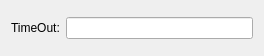
<?xml version="1.0" encoding="UTF-8"?>
<ui version="4.0">
 <class>GTAFailProfileStopTriggerWgt</class>
 <widget class="QWidget" name="GTAFailProfileStopTriggerWgt">
  <property name="geometry">
   <rect>
    <x>0</x>
    <y>0</y>
    <width>264</width>
    <height>56</height>
   </rect>
  </property>
  <property name="windowTitle">
   <string>Stop trigger</string>
  </property>
  <layout class="QHBoxLayout" name="horizontalLayout">
   <item>
    <widget class="QLabel" name="label">
     <property name="text">
      <string>TimeOut:</string>
     </property>
    </widget>
   </item>
   <item>
    <widget class="QLineEdit" name="timeOutLE"/>
   </item>
  </layout>
 </widget>
 <resources/>
 <connections/>
</ui>
